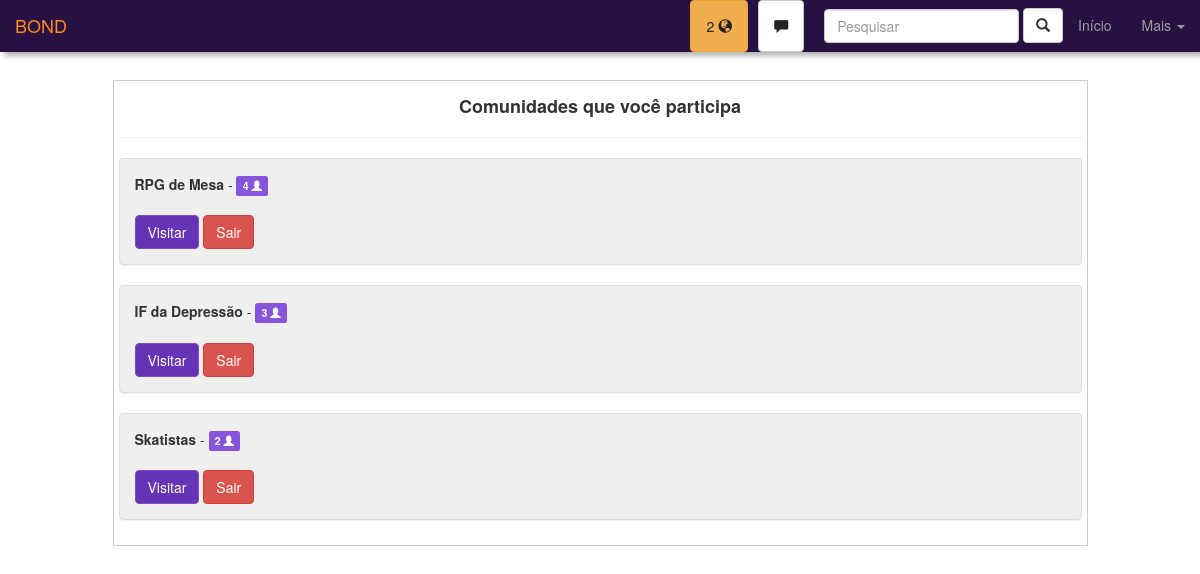
The app's page /see_all_communities.php (signed in), older data.
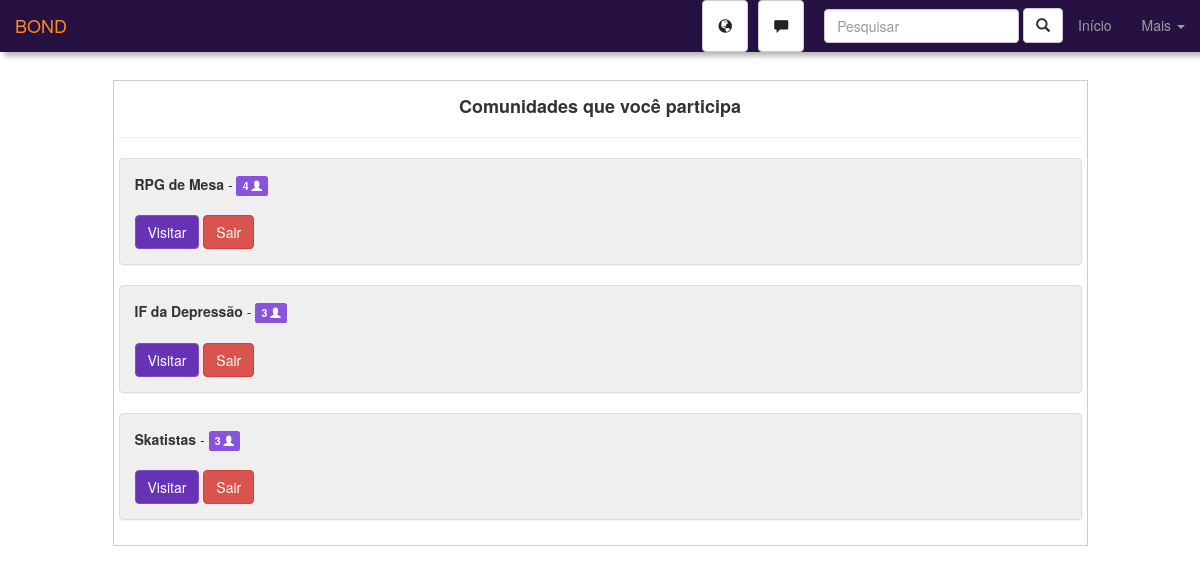
The same page, newer data.
### tables this page shows
CREATE TABLE IF NOT EXISTS `communities` (
  `id_community` int(11) NOT NULL AUTO_INCREMENT,
  `community_name` varchar(100) NOT NULL,
  `r_date` datetime DEFAULT CURRENT_TIMESTAMP,
  `profile_pic` varchar(200) DEFAULT 'assets/img/default-community-icon.png',
  `community_description` varchar(500) DEFAULT NULL,
  `members` int(11) DEFAULT '0',
  PRIMARY KEY (`id_community`)
);

### see_all_communities.php (the view, shortened to what this page needs)
<?php
$id_user = $_SESSION["id_user"];
$conn = connect();
$sql = "SELECT sender FROM `messages` WHERE receiver = $id_user AND seen = 'n' group by sender";
if($q = mysqli_query($conn, $sql)){
    $messages_qnt = 0;
  }else{
    $messages_qnt = 0;
}
$conn = connect();
$sql = "SELECT COUNT(*) as qnt FROM notifications WHERE user = $id_user AND seen = 'n'";
if($q = mysqli_query($conn, $sql)){
  $notifications = mysqli_fetch_assoc($q)["qnt"];
}else{
  $notifications = 0;
}
?>
<!DOCTYPE html>
<html lang="PT-BR">
  <head>
    <link href="css/bootstrap.min.css" rel="stylesheet">
    <link rel="stylesheet" href="css/pattern.css">
  </head>
<body>
<nav class="navbar navbar-inverse navbar-fixed-top" id="navbar-menu">
  <div class="container-fluid">
    <div class="navbar-header">
      <a class="navbar-brand" href="#">BOND</a>
    </div>
    <div class="collapse navbar-collapse" id="bs-example-navbar-collapse-1">
      <ul class="nav navbar-nav navbar-right">
      <li>
      <?php
        if($notifications>0){
          echo '<a href="notifications.php" class="btn btn-warning notification-btn" id="dark-text-nav" style="margin:auto 5px">'.$notifications
          .' <span class="glyphicon glyphicon-globe"></span></a>';
        }else{
          echo '<a href="notifications.php" class="btn btn-default notification-btn" id="dark-text-nav" style="margin:auto 5px">
          <span class="glyphicon glyphicon-globe"></span></a>';
        }
        ?></li>
        <li>
        <?php
        if($messages_qnt>0){
          echo '<a href="chat.php" class="btn btn-warning chat-btn" id="dark-text-nav" style="margin:auto 5px">'.$messages_qnt
          .' <span class="glyphicon glyphicon-comment"></span></a>';
        }else{
          echo '<a href="chat.php" class="btn btn-default chat-btn" id="dark-text-nav"
           style="margin:auto 5px"><span class="glyphicon glyphicon-comment"></span></a>';
        }
        ?>
        </li>
        <li>
    <form class="navbar-form navbar-right" onsubmit="return false">
      <div class="form-group">
        <input type="text" id="nav-search-input" class="form-control" placeholder="Pesquisar" value="<?php if(isset($_GET["q"])){echo $_GET["q"];} ?>">
      </div>
      <a id="nav-search-submit" class="btn btn-default hidden-xs"><label class="glyphicon glyphicon-search"></label></a>
    </form>
      </li>
        <li><a href="home.php">Início</a></li>
        <li class="dropdown">
          <a href="#" class="dropdown-toggle" data-toggle="dropdown"
          role="button" aria-haspopup="true" aria-expanded="false">Mais <span class="caret"></span></a>
        </li>
      </ul>
    </div>
  </div>
</nav>
<div class="container" id="main-container">
<div class="row">
  <div class="col-lg-10 col-lg-offset-1 border-div">
    <h4 class="text-center"><strong>Comunidades que você participa</strong></h4><hr>
    <?php
      $conn = connect();
      $id_user = $_SESSION["id_user"];
      $sql = "SELECT * FROM is_part_of WHERE user = '$id_user'";
      $followed_communities = array();
      if($query = mysqli_query($conn, $sql)){
        while($row = mysqli_fetch_assoc($query)){
          $followed_communities[] = $row;
        }
        foreach($followed_communities as $followed_community){
          $sql = "SELECT * FROM communities WHERE id_community = ".$followed_community["community"];
          if($query = mysqli_query($conn, $sql)){
            while($community = mysqli_fetch_assoc($query)){
              echo "<div class='panel panel-default panel-gray'>
                <div class='panel-body'>";
              echo "<strong>".$community["community_name"]."</strong> - <label title='Membros' class='label label-default'>"
                .$community["members"]
                ." <label class='glyphicon glyphicon-user'></label></label> <br><br> ";
              echo '<a class="btn btn-primary" href="see_community.php?c='.$community["id_community"].'" role="button">Visitar</a> ';
              $id_community = $community["id_community"];
              $id_user = $_SESSION["id_user"];
              $sql = "SELECT * FROM is_part_of WHERE user = '$id_user' AND community = '$id_community'";
              if($query2 = mysqli_query($conn, $sql)){
                $ispartof = mysqli_fetch_assoc($query2);
                if(isset($ispartof["user"])){
                  echo '<a class="btn btn-danger" href="exit_community.php?c='.$community["id_community"].'" role="button">Sair</a>';
                  echo "</div></div>";
                }else{
                  echo '<a class="btn btn-success" href="join_community.php?c='.$community["id_community"].'" role="button">Entrar</a>';
                  echo "</div></div>";
                }
              }
            }
          }
        }
      }
    ?>
  </div>
</div>
</div>
</body>
</html>

Row changes from the older to the newer data that the page shows:
changed communities "Skatistas": members "2" → "3"
Text that changed along with them:
$notifications: "2" → (not shown)
